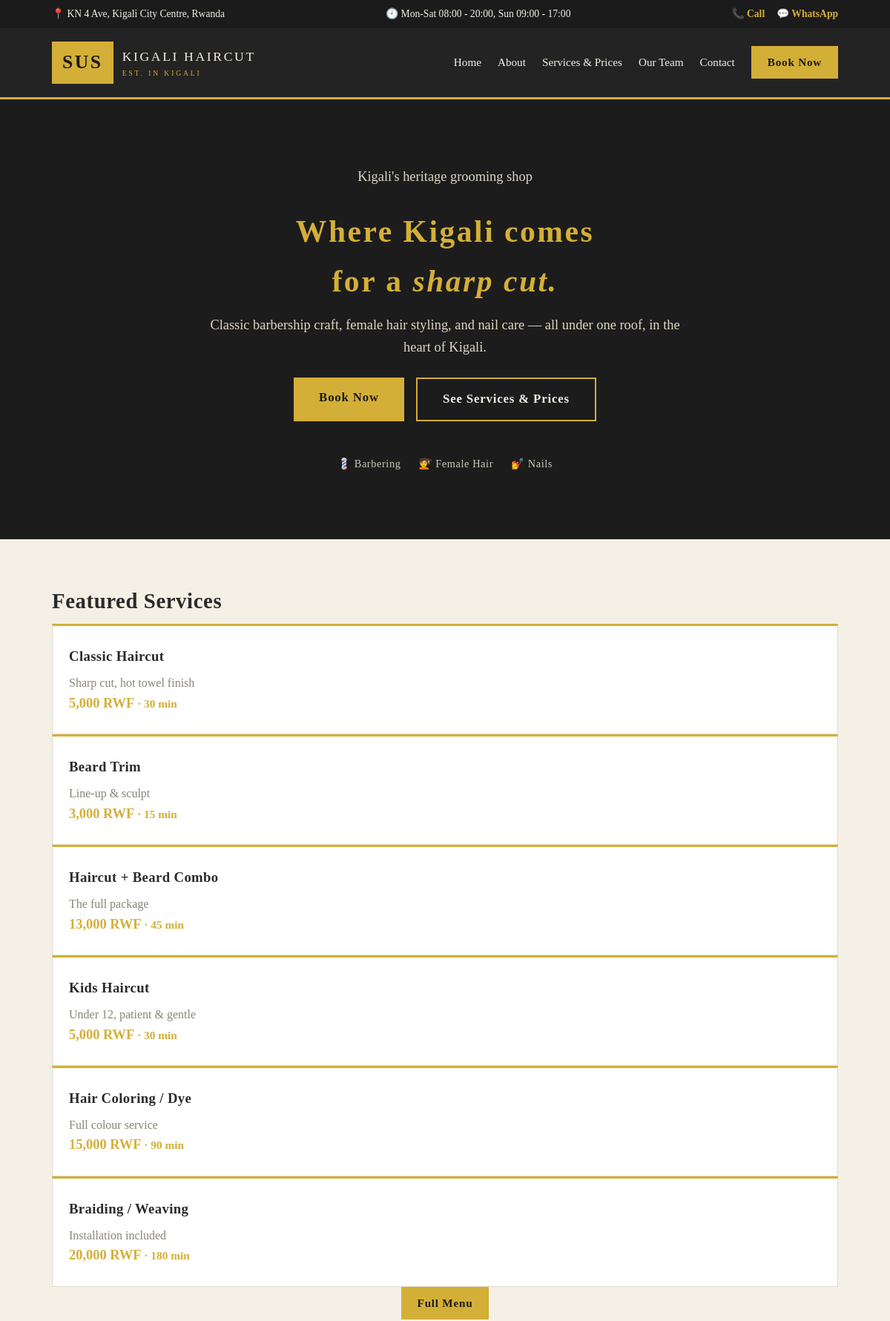
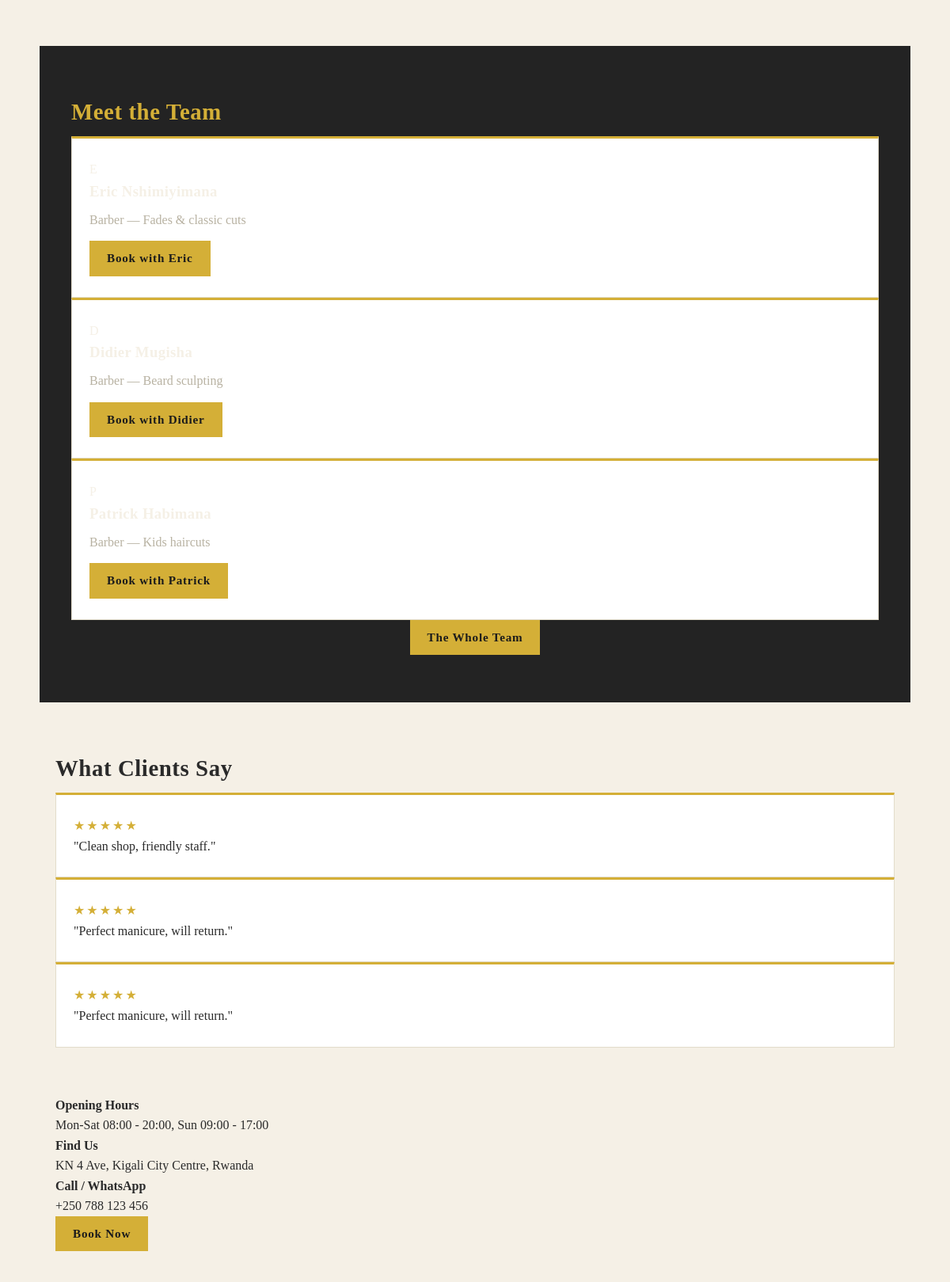
The page / (upper part) on the database its author committed (2 pictures, top to bottom).
### sus/models.py (models this page shows, shortened)
class Setting(db.Model):
    __tablename__ = "settings"
    key = db.Column(db.String(60), primary_key=True)
    value = db.Column(db.String(255), nullable=False)
    @staticmethod
    def get(key, default=None):
        s = Setting.query.get(key)
        return s.value if s else default

class Service(db.Model):
    __tablename__ = "services"
    id = db.Column(db.Integer, primary_key=True)
    name = db.Column(db.String(120), nullable=False)
    description = db.Column(db.String(255))
    price = db.Column(db.Integer, nullable=False)  # RWF
    duration_minutes = db.Column(db.Integer, nullable=False, default=30)
    category = db.Column(db.String(40), nullable=False, default="Barber")
    active = db.Column(db.Boolean, nullable=False, default=True)

class Worker(db.Model):
    __tablename__ = "workers"
    id = db.Column(db.Integer, primary_key=True)
    user_id = db.Column(db.Integer, db.ForeignKey("users.id"))
    full_name = db.Column(db.String(120), nullable=False)
    phone = db.Column(db.String(30))
    photo = db.Column(db.String(255))  # path/URL, optional
    category = db.Column(db.String(40), nullable=False, default="Barber")
    specialty = db.Column(db.String(120))
    commission_rate = db.Column(db.Float)  # percent; None -> use shop default
    pay_type = db.Column(db.String(20), nullable=False, default="commission")
    base_salary = db.Column(db.Integer, default=0)  # for fixed / hybrid
    date_joined = db.Column(db.String(10), default=lambda: date.today().isoformat())
    status = db.Column(db.String(20), nullable=False, default="active")

class Review(db.Model):
    __tablename__ = "reviews"
    id = db.Column(db.Integer, primary_key=True)
    client_id = db.Column(db.Integer, db.ForeignKey("clients.id"))
    worker_id = db.Column(db.Integer, db.ForeignKey("workers.id"))
    rating = db.Column(db.Integer, nullable=False)  # 1..5
    comment = db.Column(db.String(500))
    date = db.Column(db.String(10), nullable=False, default=lambda: date.today().isoformat())

### sus/public.py (the view)
@public_bp.route("/")
def home():
    featured = Service.query.filter_by(active=True).order_by(Service.id).limit(6).all()
    team = Worker.query.filter_by(status="active").order_by(Worker.id).limit(3).all()
    reviews = Review.query.order_by(Review.id.desc()).limit(3).all()
    return render_template("home.html", featured=featured, team=team, reviews=reviews)

### sus/__init__.py (called while the page is built)
def create_app(config_class=Config):
    app = Flask(__name__)
    app.config.from_object(config_class)
    db.init_app(app)
    from .public import public_bp
    from .admin import admin_bp
    from .api import api_bp
    app.register_blueprint(public_bp)
    app.register_blueprint(admin_bp)
    app.register_blueprint(api_bp)
    @app.template_filter("rwf")
    def rwf(value):
        try:
            return f"{int(value):,} RWF"
        except (TypeError, ValueError):
            return value
    @app.context_processor
    def inject_user():
        from .auth import current_user
        u = current_user()
        return {"current_user_name": u.name if u else ""}
    return app

### sus/auth.py (called while the page is built)
def current_user():
    uid = session.get("user_id")
    return User.query.get(uid) if uid else None

### sus/public.py (called while the page is built)
def shop():
    return {
        "name": Setting.get("shop_name", "SUS KIGALI HAIRCUT"),
        "tagline": Setting.get("tagline", ""),
        "phone": Setting.get("phone", ""),
        "whatsapp": Setting.get("whatsapp", ""),
        "address": Setting.get("address", ""),
        "hours": Setting.get("hours", ""),
    }

@public_bp.app_context_processor
def inject_shop():
    return {"shop": shop()}

### sus/templates/home.html
{% extends "base_public.html" %}
{% block content %}
<section class="hero">
  <div class="wrap hero-inner">
    <p class="hero-eyebrow">Kigali's heritage grooming shop</p>
    <h1>Where Kigali comes<br>for a <em>sharp cut.</em></h1>
    <p class="hero-sub">Classic barbership craft, female hair styling, and nail care —
      all under one roof, in the heart of Kigali.</p>
    <div class="hero-cta">
      <a class="btn btn-gold btn-lg" href="{{ url_for('public.booking') }}">Book Now</a>
      <a class="btn btn-ghost btn-lg" href="{{ url_for('public.services') }}">See Services & Prices</a>
    </div>
    <div class="hero-strip">
      <span>💈 Barbering</span><span>💇 Female Hair</span><span>💅 Nails</span>
    </div>
  </div>
</section>
<section class="section wrap">
  <h2 class="section-title">Featured Services</h2>
  <div class="card-grid">
    {% for s in featured %}
    <div class="card">
      <h3>{{ s.name }}</h3>
      <p class="muted">{{ s.description }}</p>
      <p class="price">{{ s.price|rwf }} <small>· {{ s.duration_minutes }} min</small></p>
    </div>
    {% endfor %}
  </div>
  <p class="center"><a class="btn btn-outline" href="{{ url_for('public.services') }}">Full Menu</a></p>
</section>
<section class="section alt">
  <div class="wrap">
    <h2 class="section-title">Meet the Team</h2>
    <div class="card-grid">
      {% for w in team %}
      <div class="card person">
        <div class="avatar">{{ w.full_name[0] }}</div>
        <h3>{{ w.full_name }}</h3>
        <p class="muted">{{ w.category }}{% if w.specialty %} — {{ w.specialty }}{% endif %}</p>
        <a class="btn btn-outline" href="{{ url_for('public.booking') }}">Book with {{ w.full_name.split()[0] }}</a>
      </div>
      {% endfor %}
    </div>
    <p class="center"><a class="btn btn-outline" href="{{ url_for('public.team') }}">The Whole Team</a></p>
  </div>
</section>
<section class="section wrap">
  <h2 class="section-title">What Clients Say</h2>
  <div class="card-grid">
    {% for r in reviews %}
    <div class="card review">
      <p class="stars">{{ '★' * r.rating }}</p>
      <p>"{{ r.comment }}"</p>
    </div>
    {% endfor %}
  </div>
</section>
<section class="hours-strip">
  <div class="wrap hours-inner">
    <div><strong>Opening Hours</strong><p>{{ shop.hours }}</p></div>
    <div><strong>Find Us</strong><p>{{ shop.address }}</p></div>
    <div><strong>Call / WhatsApp</strong><p><a href="tel:{{ shop.phone }}">{{ shop.phone }}</a></p></div>
    <div><a class="btn btn-gold" href="{{ url_for('public.booking') }}">Book Now</a></div>
  </div>
</section>
{% endblock %}

### sus/templates/base_public.html (shortened to what this page needs)
<!DOCTYPE html>
<html lang="en">
<head>
  <link rel="stylesheet" href="{{ url_for('static', filename='css/public.css') }}">
</head>
<body>
  <div class="topbar">
    <div class="wrap topbar-inner">
      <span>📍 {{ shop.address }}</span>
      <span>🕘 {{ shop.hours }}</span>
      <span class="topbar-actions">
        <a href="tel:{{ shop.phone }}">📞 Call</a>
        <a href="https://wa.me/{{ shop.whatsapp }}" target="_blank">💬 WhatsApp</a>
      </span>
    </div>
  </div>
  <header class="site-header">
    <div class="wrap header-inner">
      <a class="logo" href="{{ url_for('public.home') }}">
        <span class="logo-mark">SUS</span>
        <span class="logo-text">KIGALI HAIRCUT<small>EST. IN KIGALI</small></span>
      </a>
      <nav class="main-nav" id="nav">
        <a href="{{ url_for('public.home') }}">Home</a>
        <a href="{{ url_for('public.about') }}">About</a>
        <a href="{{ url_for('public.services') }}">Services & Prices</a>
        <a href="{{ url_for('public.team') }}">Our Team</a>
        <a href="{{ url_for('public.contact') }}">Contact</a>
        <a class="btn btn-gold" href="{{ url_for('public.booking') }}">Book Now</a>
      </nav>
    </div>
  </header>
  <main>
    {% block content %}{% endblock %}
  </main>
</body>
</html>

### sus/static/css/public.css (style rules this page uses)
:root { --dark: #1b1b1b; --dark2: #232323; --gold: #d4af37; --gold-soft: #e8c96a; --cream: #f5f0e6; --ink: #2a2a2a; --muted: #8a8578; --line: #e2dccb; }
* { margin: 0; padding: 0; box-sizing: border-box; }
body { font-family: Georgia, "Times New Roman", serif; background: var(--cream); color: var(--ink); line-height: 1.6; }
.wrap { max-width: 1100px; margin: 0 auto; padding: 0 20px; }
.muted { color: var(--muted); }
a { color: inherit; text-decoration: none; }
h1, h2, h3 { font-weight: 600; letter-spacing: .02em; }
.topbar { background: var(--dark); color: var(--cream); font-size: .85rem; }
.topbar-inner { display: flex; gap: 18px; justify-content: space-between; align-items: center; padding: 8px 20px; }
.topbar-actions { display: flex; gap: 16px; }
.topbar-actions a { color: var(--gold); font-weight: bold; }
.site-header { background: var(--dark2); border-bottom: 3px solid var(--gold); }
.header-inner { display: flex; align-items: center; justify-content: space-between; padding: 18px 20px; }
.logo { display: flex; align-items: center; gap: 12px; }
.logo-mark { font-size: 1.6rem; font-weight: bold; color: var(--dark); background: var(--gold); padding: 8px 14px; letter-spacing: .1em; }
.logo-text { color: var(--cream); font-size: 1.1rem; letter-spacing: .15em; display: flex; flex-direction: column; }
.logo-text small { font-size: .6rem; color: var(--gold); letter-spacing: .3em; }
.main-nav { display: flex; align-items: center; gap: 22px; color: var(--cream); font-size: .95rem; }
.main-nav .btn { color: var(--dark); }
.btn { display: inline-block; padding: 10px 22px; background: var(--gold); color: var(--dark); font-weight: bold; letter-spacing: .05em; border: none; cursor: pointer; font-family: inherit; font-size: .95rem; }
.btn-gold { background: var(--gold); color: var(--dark); }
.btn-ghost { background: transparent; color: var(--cream); border: 2px solid var(--gold); }
.btn-lg { font-size: 1.05rem; padding: 14px 34px; }
.hero { background: linear-gradient(rgba(27,27,27,.82), rgba(27,27,27,.82)), var(--dark2); color: var(--cream); text-align: center; padding: 90px 20px; }
.hero h1 { font-size: 2.6rem; color: var(--gold); margin-bottom: 12px; letter-spacing: .06em; }
.hero p { font-size: 1.15rem; max-width: 640px; margin: 0 auto 26px; color: #ddd6c4; }
.hero .btn { font-size: 1.05rem; padding: 14px 34px; }
.hero-cta { display: flex; gap: 16px; justify-content: center; flex-wrap: wrap; }
.hero-strip { display: flex; gap: 24px; justify-content: center; flex-wrap: wrap; margin-top: 46px; color: #cfc9b8; font-size: .9rem; letter-spacing: .04em; }
.hero-sub { margin-top: 10px; font-size: .95rem; color: #b8b2a2; }
.section { padding: 60px 20px; max-width: 1100px; margin: 0 auto; }
.section h2 { font-size: 1.8rem; margin-bottom: 8px; }
.section.alt { background: var(--dark2); color: var(--cream); }
.section.alt h2 { color: var(--gold); }
.section.alt .muted { color: #b8b2a2; }
.card { background: #fff; border: 1px solid var(--line); border-top: 3px solid var(--gold); padding: 26px 22px; }
.card h3 { margin-bottom: 8px; }
.price { color: var(--gold); font-weight: bold; font-size: 1.15rem; }
.card .btn { margin-top: 14px; }
.stars { color: var(--gold); letter-spacing: 2px; }
.center { text-align: center; }

### rows shown on the page
Setting: address "KN 4 Ave, Kigali City Centre, Rwanda"
Setting: hours "Mon-Sat 08:00 - 20:00, Sun 09:00 - 17:00"
Service: name "Classic Haircut", description "Sharp cut, hot towel finish", price|rwf "5,000 RWF", duration_minutes "30"
Service: name "Beard Trim", description "Line-up & sculpt", price|rwf "3,000 RWF", duration_minutes "15"
Service: name "Haircut + Beard Combo", description "The full package", price|rwf "13,000 RWF", duration_minutes "45"
Service: name "Kids Haircut", description "Under 12, patient & gentle", price|rwf "5,000 RWF", duration_minutes "30"
Service: name "Hair Coloring / Dye", description "Full colour service", price|rwf "15,000 RWF", duration_minutes "90"
Service: name "Braiding / Weaving", description "Installation included", price|rwf "20,000 RWF", duration_minutes "180"
Worker: category "Barber", specialty "Fades & classic cuts", full_name "Eric"
Worker: category "Barber", specialty "Beard sculpting", full_name "Didier"
Worker: category "Barber", specialty "Kids haircuts", full_name "Patrick"
Review: rating "★★★★★", comment "Clean shop, friendly staff."
Review: rating "★★★★★", comment "Perfect manicure, will return."
Review: rating "★★★★★", comment "Perfect manicure, will return."
Setting: phone "+250 788 123 456"
